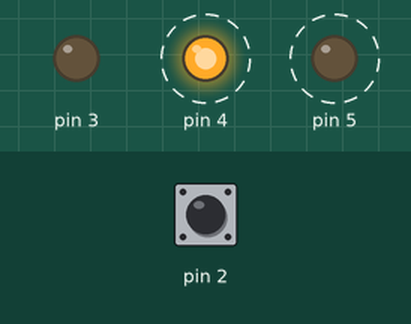
Recording of a sketch running on a simulated Arduino Uno, built with avr-gcc and run on an emulated ATmega328P. On the bench: output pins drawn as LEDs (lit = HIGH). Dashed ring = blinking. The test bench sets the inputs (shaded band); at power-on: pin 2 HIGH.

Above: at 1.8 s.
1.9 s: pin 2 pulled LOW for 3.2 s
At 3.3 s:
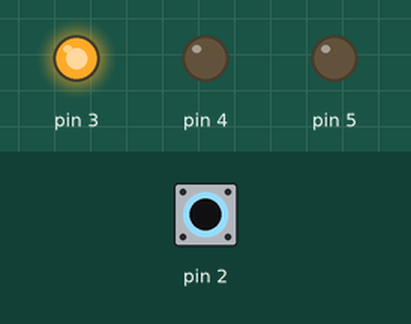
At 5.22 s:
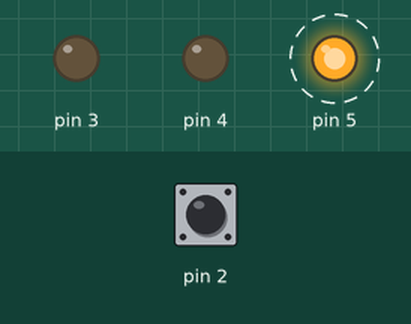
Timing chart, 0 to 12.6 s (numbered marks = the images above; inputs shaded):
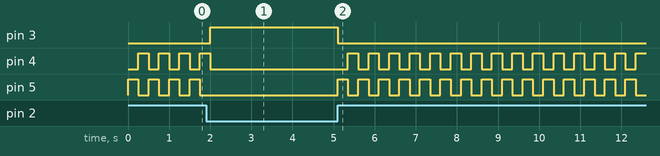

The sketch:

Project2.ino
```cpp
// init state of button
int switchState = 0;

void setup() {
  //init inputs/outputs
  pinMode(3, OUTPUT);
  pinMode(4, OUTPUT);
  pinMode(5, OUTPUT);
  pinMode(2, INPUT);
}

void loop() {
  switchState = digitalRead(2); // switchState = LOW(-) or HIGH(+)
  switchState == LOW ? resetLeds() : switchLeds();
}

void resetLeds() {
  digitalWrite(3, HIGH); // Green LED on
  digitalWrite(4, LOW); // Red LED off
  digitalWrite(5, LOW); // Red LED off
}
void switchLeds() {
  digitalWrite(3, LOW);
  digitalWrite(4, LOW);
  digitalWrite(5, HIGH);

  delay(250); // sleep 1/4 seconds
  digitalWrite(4, HIGH);
  digitalWrite(5, LOW);
  delay (250);
}
```

Measured:
- after the input at 1.9 s, pin 3: LOW → HIGH after 0.10 s, → LOW 3.1 s later
- by itself, pin 4: repeats every 0.50 s: HIGH 0.25 s, LOW 0.25 s
